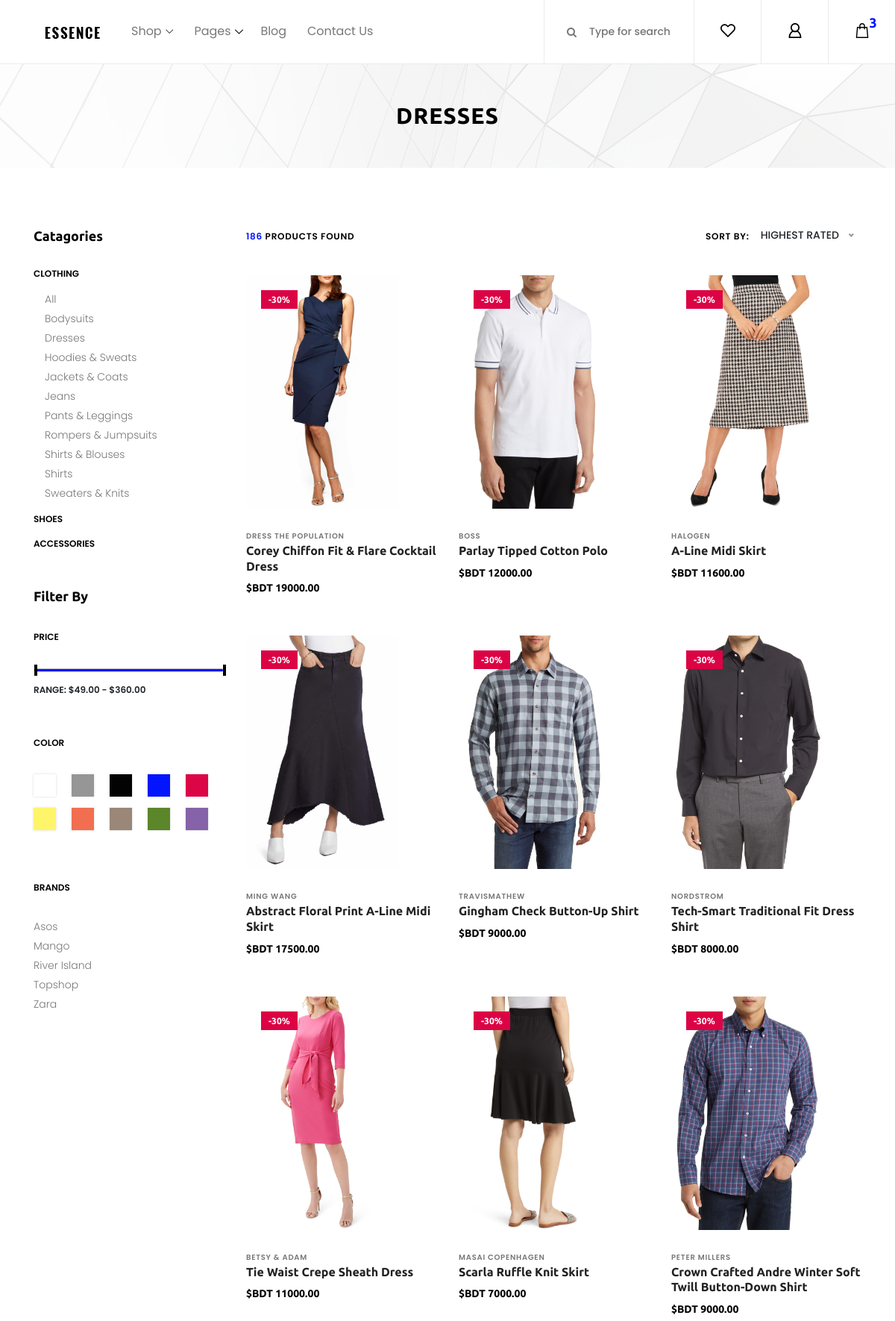
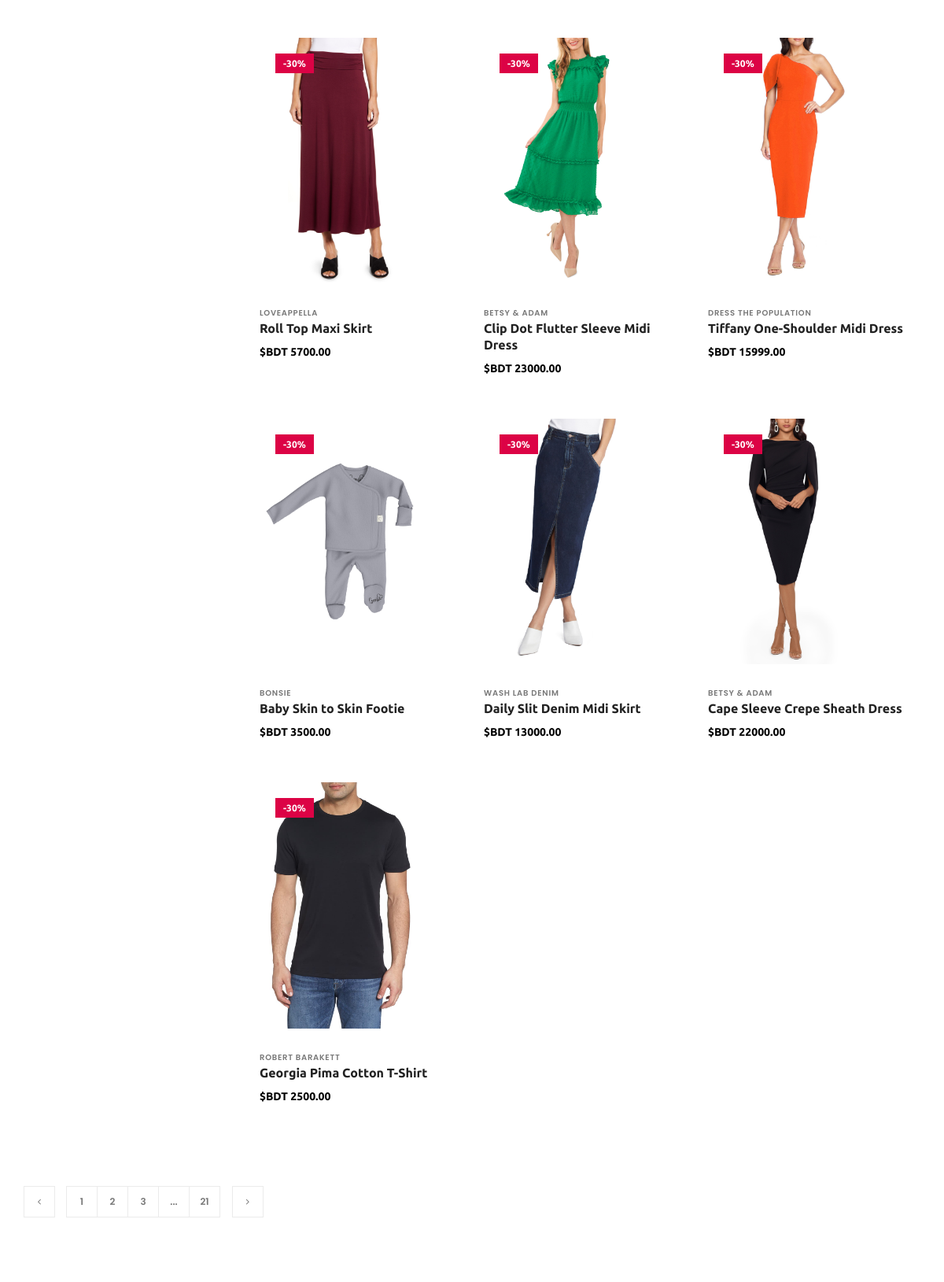
The app's page /shop/ (upper part) with its own data (2 pictures, top to bottom).
### shop/models.py (models this page shows, shortened)
class Product(models.Model):
    product_name = models.CharField(max_length=255)
    brand = models.CharField(max_length=255)
    image = models.ImageField(upload_to='product_images/')
    price = models.DecimalField(max_digits=10, decimal_places=2)
    details = models.TextField()
    category = models.ForeignKey(Category, on_delete=models.CASCADE)
    sub_category = models.ForeignKey(Sub_category, on_delete=models.CASCADE)
    slug = AutoSlugField(populate_from='product_name',unique=True, default=None, null=True)

### shop/views.py (the view)
# urls.py: path('', views.Shop, name= 'shop' ),
def Shop(request):
    product = list(Product.objects.all())
    random.shuffle(product)
    return render ( request, 'shop/shop.html' ,{'Products' : product})

### shop/templates/shop/shop.html (shortened to what this page needs)
{% extends "base.html" %}
{% block content %}
{% load static %}
    <div class="breadcumb_area bg-img" style="background-image: url({% static 'img/bg-img/breadcumb.jpg' %});">
        <div class="container h-100">
            <div class="row h-100 align-items-center">
                <div class="col-12">
                    <div class="page-title text-center">
                        <h2>dresses</h2>
                    </div>
                </div>
            </div>
        </div>
    </div>
    <section class="shop_grid_area section-padding-80">
        <div class="container">
            <div class="row">
                <div class="col-12 col-md-4 col-lg-3">
                    <div class="shop_sidebar_area">
                        <div class="widget catagory mb-50">
                            <h6 class="widget-title mb-30">Catagories</h6>
                            <div class="catagories-menu">
                                <ul id="menu-content2" class="menu-content collapse show">
                                    <li data-toggle="collapse" data-target="#clothing">
                                        <a href="#">clothing</a>
                                        <ul class="sub-menu collapse show" id="clothing">
                                            <li><a href="#">All</a></li>
                                            <li><a href="#">Bodysuits</a></li>
                                            <li><a href="#">Dresses</a></li>
                                            <li><a href="#">Hoodies &amp; Sweats</a></li>
                                            <li><a href="#">Jackets &amp; Coats</a></li>
                                            <li><a href="#">Jeans</a></li>
                                            <li><a href="#">Pants &amp; Leggings</a></li>
                                            <li><a href="#">Rompers &amp; Jumpsuits</a></li>
                                            <li><a href="#">Shirts &amp; Blouses</a></li>
                                            <li><a href="#">Shirts</a></li>
                                            <li><a href="#">Sweaters &amp; Knits</a></li>
                                        </ul>
                                    </li>
                                    <li data-toggle="collapse" data-target="#shoes" class="collapsed">
                                        <a href="#">shoes</a>
                                    </li>
                                    <li data-toggle="collapse" data-target="#accessories" class="collapsed">
                                        <a href="#">accessories</a>
                                    </li>
                                </ul>
                            </div>
                        </div>
                        <div class="widget price mb-50">
                            <h6 class="widget-title mb-30">Filter by</h6>
                            <p class="widget-title2 mb-30">Price</p>
                            <div class="widget-desc">
                                <div class="slider-range">
                                    <div data-min="49" data-max="360" data-unit="$" class="slider-range-price ui-slider ui-slider-horizontal ui-widget ui-widget-content ui-corner-all" data-value-min="49" data-value-max="360" data-label-result="Range:">
                                        <span class="ui-slider-handle ui-state-default ui-corner-all" tabindex="0"></span>
                                        <span class="ui-slider-handle ui-state-default ui-corner-all" tabindex="0"></span>
                                    </div>
                                    <div class="range-price">Range: $49.00 - $360.00</div>
                                </div>
                            </div>
                        </div>
                        <div class="widget color mb-50">
                            <p class="widget-title2 mb-30">Color</p>
                            <div class="widget-desc">
                                <ul class="d-flex">
                                    <li><a href="#" class="color1"></a></li>
                                    <li><a href="#" class="color2"></a></li>
                                    <li><a href="#" class="color3"></a></li>
                                    <li><a href="#" class="color4"></a></li>
                                    <li><a href="#" class="color5"></a></li>
                                    <li><a href="#" class="color6"></a></li>
                                    <li><a href="#" class="color7"></a></li>
                                    <li><a href="#" class="color8"></a></li>
                                    <li><a href="#" class="color9"></a></li>
                                    <li><a href="#" class="color10"></a></li>
                                </ul>
                            </div>
                        </div>
                        <div class="widget brands mb-50">
                            <p class="widget-title2 mb-30">Brands</p>
                            <div class="widget-desc">
                                <ul>
                                    <li><a href="#">Asos</a></li>
                                    <li><a href="#">Mango</a></li>
                                    <li><a href="#">River Island</a></li>
                                    <li><a href="#">Topshop</a></li>
                                    <li><a href="#">Zara</a></li>
                                </ul>
                            </div>
                        </div>
                    </div>
                </div>
                <div class="col-12 col-md-8 col-lg-9">
                    <div class="shop_grid_product_area">
                        <div class="row">
                            <div class="col-12">
                                <div class="product-topbar d-flex align-items-center justify-content-between">
                                    <div class="total-products">
                                        <p><span>186</span> products found</p>
                                    </div>
                                    <div class="product-sorting d-flex">
                                        <p>Sort by:</p>
                                        <form action="#" method="get">
                                        </form>
                                    </div>
                                </div>
                            </div>
                        </div>
                        <div class="row">
                            {% for product in Products %}
                            <div class="col-12 col-sm-6 col-lg-4">
                                <div class="single-product-wrapper">
                                    <div class="product-img">
                                        <img src="{{product.image.url}}" alt="Image">
                                        <div class="product-badge offer-badge">
                                            <span>-30%</span>
                                        </div>
                                    </div>
                                    <div class="product-description">
                                        <span>{{ product.brand }}</span>
                                        <a href="{% url 'product_details' product.slug %}">
                                            <h6>{{ product.product_name }}</h6>
                                        </a>
                                        <p class="product-price">$BDT {{ product.price }}</p>
                                    </div>
                                </div>
                            </div>
                            {% endfor %}
                        </div>
                        </div>
                    </div>
                    <nav aria-label="navigation">
                        <ul class="pagination mt-50 mb-70">
                            <li class="page-item"><a class="page-link" href="#"><i class="fa fa-angle-left"></i></a></li>
                            <li class="page-item"><a class="page-link" href="#">1</a></li>
                            <li class="page-item"><a class="page-link" href="#">2</a></li>
                            <li class="page-item"><a class="page-link" href="#">3</a></li>
                            <li class="page-item"><a class="page-link" href="#">...</a></li>
                            <li class="page-item"><a class="page-link" href="#">21</a></li>
                            <li class="page-item"><a class="page-link" href="#"><i class="fa fa-angle-right"></i></a></li>
                        </ul>
                    </nav>
                </div>
            </div>
    </section>
{% endblock content %}

### records on screen
Product: image (picture), brand "DRESS THE POPULATION", product_name "Corey Chiffon Fit & Flare Cocktail Dress", price "19000.00"
Product: image (picture), brand "BOSS", product_name "Parlay Tipped Cotton Polo", price "12000.00"
Product: image (picture), brand "HALOGEN", product_name "A-Line Midi Skirt", price "11600.00"
Product: image (picture), brand "MING WANG", product_name "Abstract Floral Print A-Line Midi Skirt", price "17500.00"
Product: image (picture), brand "TRAVISMATHEW", product_name "Gingham Check Button-Up Shirt", price "9000.00"
Product: image (picture), brand "NORDSTROM", product_name "Tech-Smart Traditional Fit Dress Shirt", price "8000.00"
Product: image (picture), brand "BETSY & ADAM", product_name "Tie Waist Crepe Sheath Dress", price "11000.00"
Product: image (picture), brand "MASAI COPENHAGEN", product_name "Scarla Ruffle Knit Skirt", price "7000.00"
Product: image (picture), brand "PETER MILLERS", product_name "Crown Crafted Andre Winter Soft Twill Button-Down Shirt", price "9000.00"
Product: image (picture), brand "LOVEAPPELLA", product_name "Roll Top Maxi Skirt", price "5700.00"
Product: image (picture), brand "BETSY & ADAM", product_name "Clip Dot Flutter Sleeve Midi Dress", price "23000.00"
Product: image (picture), brand "DRESS THE POPULATION", product_name "Tiffany One-Shoulder Midi Dress", price "15999.00"
Product: image (picture), brand "BONSIE", product_name "Baby Skin to Skin Footie", price "3500.00"
Product: image (picture), brand "WASH LAB DENIM", product_name "Daily Slit Denim Midi Skirt", price "13000.00"
Product: image (picture), brand "BETSY & ADAM", product_name "Cape Sleeve Crepe Sheath Dress", price "22000.00"
Product: image (picture), brand "ROBERT BARAKETT", product_name "Georgia Pima Cotton T-Shirt", price "2500.00"
